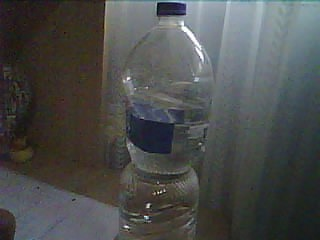
#> input picture segmentation/set/20241222155720.jpg, 320 x 240 px, found by its file name; its folder holds 5 pictures in this run
$ python classical_test.py
#> lines starting #> are read from the running program, lines starting #| are printed output that depends on the picture; after the words box and inside, x2 and y2 are one past the last pixel; in counts of white or black regions, pixels touching at a corner belong together
#> further down, img_cv is the input picture: shape (240, 320, 3); mean B, G, R 75.9, 77.1, 75.6
### segmentation/utils.py
import cv2
import numpy as np
from scipy.spatial import ConvexHull

initial_sigma = 1
initial_threshold1 = 50
initial_threshold2 = 150
kernel = np.ones((5, 5), np.uint8)
min_ratio = 0.25
max_dist = 30


# [22 lines left out: function blur, not called in this run]


def process_image(image):
    """ The main function that process the image

    Args:
        image: The original image

    Returns:
        Convex hull of the segmented object
    """
    gray_image = cv2.cvtColor(image, cv2.COLOR_BGR2GRAY)
    blurred_image = cv2.GaussianBlur(gray_image, (3, 3), initial_sigma)
    # opening = cv2.morphologyEx(blurred_image, cv2.MORPH_OPEN, kernel)
    edges = cv2.Canny(blurred_image, initial_threshold1, initial_threshold2)
    contours, _ = cv2.findContours(edges, cv2.RETR_EXTERNAL, cv2.CHAIN_APPROX_SIMPLE)
    hulls = []
    for contour in contours:
        hull = cv2.convexHull(contour)
        hulls.append(hull)
    modified_hulls = hull_seg(hulls, gray_image.shape)
    return modified_hulls


def merge_two_hulls(hull1, hull2):
    """ Connects two convex hull into one convex hull that containes both

    Args:
        hull1: First hull
        hull2: Second Hull

    Returns:
        Merged convex hull
    """
    combined_points = np.concatenate((hull1, hull2), axis=0)
    return cv2.convexHull(combined_points)


def min_distance(hull1, hull2):
    """ Returns the min distance between 2 convex hulls.

    Args:
        hull1: First hull
        hull2: Second Hull

    Returns:
        The distance between the hulls
    """
    min_dist = float('inf')
    for point1 in hull1:
        for point2 in hull2:
            dist = np.linalg.norm(point1 - point2)
            if dist < min_dist:
                min_dist = dist
    return min_dist


def check_ratio(hull: np.ndarray):
    """ Check if the ratio between the height and the width of the object is reasonable

    Args:
        hull (np.ndarray): The Convex hull we check

    Returns:
        Whether it's ratios are valid for our usecase. (To filter noise in segmentation)
    """
    rect = cv2.minAreaRect(hull)
    w, h = rect[1]
    if w == 0 or h == 0:
        return False
    aspect_ratio = w / h
    return min_ratio < aspect_ratio < (1 / min_ratio)


def hull_in_center(hull, img_shape):
    """ Check whether a convex hull is roughly in the middle of the image

    Args:
        hull: The convex hull
        img_shape: The dimensions of the image

    Returns:
        Whether the hull's center of mass is in between the 1st to 3rd quarters of the width.
    """
    height, width = img_shape
    left_boundary = width / 4
    right_boundary = 3 * width / 4
    center_mass, dim, angle = cv2.minAreaRect(hull)
    x, y = center_mass

    # Check if the hull bounds are within the middle third
    x_condition = left_boundary <= x <= right_boundary
    left_boundary = height / 4
    right_boundary = 3 * height / 4
    y_condition = left_boundary <= y <= right_boundary
    return x_condition


def hull_seg(hulls, img_shape):
    """ Segment Convex hull from preproccessed image to the object estimated hull.

    Args:
        hulls: The convex hulls after canny edge detection
        img_shape: The dimensions of the image

    Returns:
        The segmented hull inside an array.
    """
    merged = True
    while merged:
        merged = False
        largest_hull = None
        largest_area = -1
        for hull in hulls:
            area = cv2.contourArea(hull)
            if area > largest_area and check_ratio(hull):
                largest_area = area
                largest_hull = hull
        if largest_area == -1:
            break

        new_hulls = []
        tmp_hull = largest_hull
        for hull in hulls:
            if not np.array_equal(largest_hull, hull):
                ret, _ = cv2.intersectConvexConvex(tmp_hull, hull)
                d = min_distance(tmp_hull, hull)
                if ret > 0:
                    if check_ratio(hull) and hull_in_center(hull, img_shape):
                        tmp_hull = merge_two_hulls(tmp_hull, hull)
                elif d < max_dist:
                    if check_ratio(hull) and hull_in_center(hull, img_shape):
                        rect = cv2.minAreaRect(hull)
                        w, h = rect[1]
                        if w == 0 or h == 0:
                            continue
                        tmp_hull = merge_two_hulls(tmp_hull, hull)

                else:
                    new_hulls.append(hull)
        new_hulls.append(tmp_hull)
        hulls = new_hulls
    return [tmp_hull]


def project_point_hull(hull: ConvexHull, p):
    """ Project a 2d point onto it's closest point on a convex hull

    Args:
        hull (ConvexHull): The hull we project the point onto
        p : The 2d point

    Returns:
        The projected point on the hull
    """
    min_d = float('inf')
    closest_point = None
    normal = None
    for simplex in hull.simplices:
        p1, p2 = hull.points[simplex]

        edge_vector = p2 - p1
        edge_length = np.linalg.norm(edge_vector)

        edge_direction = edge_vector / edge_length

        p1_to_query = p - p1

        projection_length = np.dot(p1_to_query, edge_direction)

        if 0 <= projection_length <= edge_length:
            projection = p1 + projection_length * edge_direction
        else:
            projection = p1 if np.linalg.norm(p - p1) < np.linalg.norm(p - p2) else p2

        distance = np.linalg.norm(p - projection)

        if distance < min_d:
            closest_point = projection
            min_d = distance
            normal = np.array([-edge_direction[1], edge_direction[0]])
            normal = normal / np.linalg.norm(normal)

    return closest_point, min_d, normal


def cosine_similarity(A, B):
    """Calculated Cosine Similarity between 2 vectors.

    Args:
        A: The first vector
        B: The second vector

    Returns:
        The cosine similarity of A,B.
    """
    dot_product = np.dot(A, B)
    norm_A = np.linalg.norm(A)
    norm_B = np.linalg.norm(B)
    similarity = dot_product / (norm_A * norm_B)
    return similarity


def angle_heuristic(angle):
    """A regularization heuristic to incentivize neutral angles (optimal would be 0 degrees relative to x axis or 180 degrees)

    Args:
        angle: The angle on which we return the heuristic

    Returns:
        The heuristic value for the given angle.
    """
    return (abs(np.pi / 2 - (angle % np.pi)) - np.pi / 2) / np.pi


def in_hull(p, hull: ConvexHull):
    """ Returns whether a point is in the convex hull.

    Args:
        p: The point
        hull (ConvexHull): The convex hull

    Returns:
        True if p is inside hull
    """
    return hull.find_simplex(p) >= 0


def find_best_angle(hull, center, radius):
    """ Compares discrete set of angles and returns the one with the lowest angle heuristic+
     +maximal simalrity of the angle with the normal of the object's convex hull. It is also requiring the angle to make sure the arm wont intersect the object.

    Args:
        hull: The object's convex hull
        center (_type_): center of the arm
        radius (_type_): The rotation radius of the arm

    Returns:
        The best angle out of the set.
    """
    from scipy.spatial import Delaunay
    del_hull = Delaunay(hull.points)
    best_angle = 0
    best_similarity = float('-inf')
    for angle in range(-180, 15, 15):
        angle_radians = angle * np.pi / 180
        normal = np.array([np.cos(angle_radians), np.sin(angle_radians)])
        if in_hull(center + radius * normal, del_hull):
            continue

        p, d, hull_normal = project_point_hull(hull, normal)
        similarity = abs(cosine_similarity(normal, hull_normal))
        print(f'angle {angle} similarity {similarity} angle heuristic {angle_heuristic(angle_radians)}')
        if similarity + angle_heuristic(angle_radians) > best_similarity + angle_heuristic(best_angle):
            print(f'best angle {angle} similarity {similarity} angle heuristic {angle_heuristic(angle_radians)}')

            best_angle = angle_radians
            best_similarity = similarity

    return best_angle, best_similarity


def sample_hull(hull, sample_size=3):
    """ Sample points from a convex hull

    Args:
        hull: The hull we sample from
        sample_size: How many points we sample. Defaults to 3.

    Returns:
        The sampled points
    """
    return hull.squeeze()[np.random.choice(hull.shape[0], size=sample_size)]


print(cv2.GaussianBlur(np.array([[0, 0, 0],
                                 [0, 100, 0],
                                 [0, 0, 00]], dtype=np.uint8), (3, 3), 1))
kernel = cv2.getGaussianKernel(3, 1.0)

# Convert to 2D kernel by multiplying it by its transpose
kernel_2d = kernel @ kernel.T

# Print the 3x3 kernel
print(kernel_2d)

### segmentation/classical_test.py
import cv2
import time
import matplotlib.pyplot as plt
import numpy as np
import os
from scipy.spatial import ConvexHull

import utils
from utils import hull_seg, process_image

images = os.listdir('.\set')
images = [os.path.join('.\set', img) for img in images]
# Initial parameters
initial_sigma = 1
initial_threshold1 = 50
initial_threshold2 = 150
kernel = np.ones((5, 5), np.uint8)
min_ratio = 0.1
max_dist = 10


def contour_image(image):
    # Create the figure and axes
    fig, (ax_original, ax_edges, ax_hull, ax_seg) = plt.subplots(1, 4, figsize=(10, 5))
    gray_image = cv2.cvtColor(image, cv2.COLOR_BGR2GRAY)
    blurred_image = cv2.GaussianBlur(gray_image, (3, 3), initial_sigma)
    # opening = cv2.morphologyEx(blurred_image, cv2.MORPH_OPEN, kernel)

    # Display the original image
    ax_original.set_title('Original Image')
    ax_original.imshow(image, cmap='gray')
    ax_original.axis('off')

    edges = cv2.Canny(blurred_image, initial_threshold1, initial_threshold2)
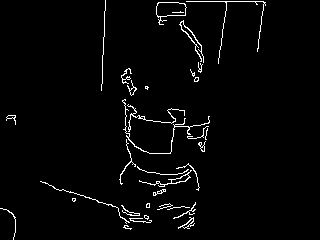
#> edges: shape (240, 320); 2.6% white in thin lines or dots, all inside (x1, y1, x2, y2) = (0, 0, 266, 240)

    ax_edges.set_title('Canny Edges')
    ax_edges.imshow(edges, cmap='gray')
    ax_edges.axis('off')

    convex_hull_image = np.zeros_like(edges)
    contours, _ = cv2.findContours(edges, cv2.RETR_EXTERNAL, cv2.CHAIN_APPROX_SIMPLE)
#> contours = 33 contours, 23 with area under 20; largest, box (x1, y1, x2, y2) and area: (156, 2, 187, 25) 381, (139, 170, 192, 187) 98, (178, 217, 195, 229) 44, (179, 20, 204, 63) 40, (127, 104, 185, 132) 36
    hulls = []
    for contour in contours:
        hull = cv2.convexHull(contour)
        hulls.append(hull)
        cv2.drawContours(convex_hull_image, [hull], -1, 255, thickness=1)
#> this loop made 33 passes
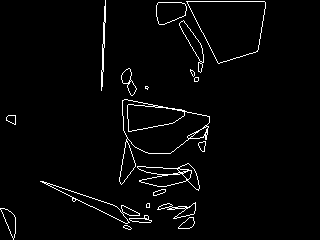
#> convex_hull_image: shape (240, 320); 2.7% white in thin lines or dots, all inside (x1, y1, x2, y2) = (0, 0, 266, 240)
#> after the loop, hulls = 33 contours, 8 with area under 20; largest, box (x1, y1, x2, y2) and area: (186, 1, 266, 64) 3402, (122, 99, 210, 154) 3143, (127, 104, 185, 132) 1054, (40, 181, 130, 224) 597, (156, 2, 187, 25) 524

    ax_hull.set_title('Hull')
    ax_hull.imshow(convex_hull_image, cmap='gray')
    ax_hull.axis('off')

    segmentation_display = np.zeros_like(edges)
    modified_hulls = hull_seg(hulls, segmentation_display.shape)
#> the loop in hull_seg, `while merged:` made 1 pass
#> modified_hulls = 1 contour; box (x1, y1, x2, y2) and area: (156, 1, 266, 82) 6206
    for hull in modified_hulls:
        cv2.drawContours(segmentation_display, [hull], -1, 255, thickness=1)
#> this loop made 1 pass
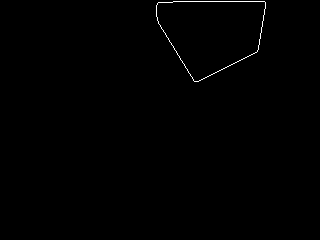
#> segmentation_display: shape (240, 320); 0.39% white in thin lines or dots, all inside (x1, y1, x2, y2) = (156, 1, 266, 82)

    ax_seg.set_title('segment')
    ax_seg.imshow(segmentation_display, cmap='gray')
    ax_seg.axis('off')
    ##Display the interactive plot
    plt.tight_layout()
    plt.show()


for img in images:
    img_cv = cv2.imread(img)
    img_cv = cv2.cvtColor(img_cv, cv2.COLOR_BGR2RGB)
    contour_image(img_cv)
#> pass 2 of the loop `for img in images:`:
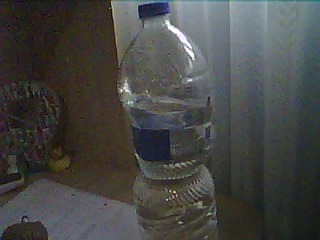
#> input picture segmentation/set/20241222155726.jpg, 320 x 240 px, found by its file name
#> img_cv is the input picture: shape (240, 320, 3); mean B, G, R 68.5, 70.5, 70.1
#> in contour_image (call 2), `edges = cv2.Canny(blurred_image, initial_threshold1, initial_threshold2)`:
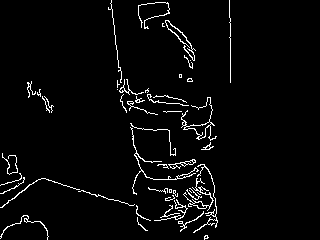
#> edges: shape (240, 320); 3.5% white in thin lines or dots, all inside (x1, y1, x2, y2) = (0, 0, 231, 240)
#> contours = 50 contours, 39 with area under 20; largest, box (x1, y1, x2, y2) and area: (181, 97, 217, 141) 195, (183, 178, 214, 211) 85, (168, 159, 196, 169) 73, (165, 20, 196, 61) 46, (130, 127, 199, 195) 41
#> the loop in contour_image (call 2), `for contour in contours:` made 50 passes
#> hull on passes 27, 36, 40, 44, 46, 49: [[181, 111], [166, 112], [163, 111]], [[117, 89]], [[119, 84], [117, 87], [117, 80]], [[190, 60]], [[163, 23], [164, 26], [162, 26], [162, 23]], [[229, 0], [230, 18], [230, 82], [229, 37]]
#> after the loop in contour_image (call 2), `for contour in contours:`: hulls = 50 contours, 14 with area under 20; largest, box (x1, y1, x2, y2) and area: (130, 127, 199, 195) 2400, (193, 164, 218, 233) 1230, (181, 97, 217, 141) 1076, (0, 178, 80, 208) 880, (0, 215, 49, 240) 807
#> the loop in hull_seg (call 2), `while merged:` made 1 pass
#> modified_hulls = 1 contour; box (x1, y1, x2, y2) and area: (117, 55, 218, 233) 13827
#> the loop in contour_image (call 2), `for hull in modified_hulls:` made 1 pass
#> after the loop in contour_image (call 2), `for hull in modified_hulls:`:
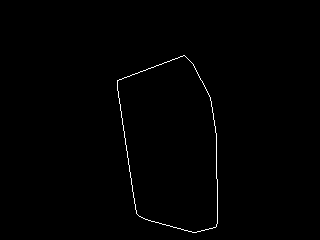
#> segmentation_display: shape (240, 320); 0.59% white in thin lines or dots, all inside (x1, y1, x2, y2) = (117, 55, 218, 233)
#> pass 3 of the loop `for img in images:`:
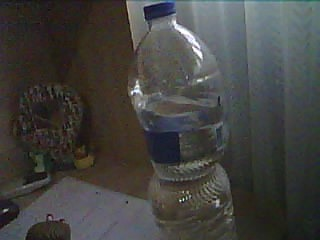
#> input picture segmentation/set/20241222155729.jpg, 320 x 240 px, found by its file name
#> img_cv is the input picture: shape (240, 320, 3); mean B, G, R 64.2, 66.8, 67.3
#> in contour_image (call 3), `edges = cv2.Canny(blurred_image, initial_threshold1, initial_threshold2)`:
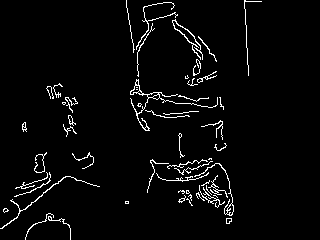
#> edges: shape (240, 320); 3.5% white in thin lines or dots, all inside (x1, y1, x2, y2) = (0, 0, 262, 240)
#> contours = 53 contours, 43 with area under 20; largest, box (x1, y1, x2, y2) and area: (130, 79, 218, 131) 178, (194, 163, 234, 216) 76, (0, 176, 100, 229) 50, (172, 19, 203, 60) 50, (68, 115, 76, 126) 28
#> the loop in contour_image (call 3), `for contour in contours:` made 53 passes
#> hull on passes 9, 13, 25, 53: [[191, 195], [191, 200], [188, 196], [190, 194]], [[211, 194], [206, 189], [206, 185]], [[211, 158], [211, 159], [208, 159], [209, 158]], [[134, 49], [133, 52], [126, 7], [126, 0]]
#> after the loop in contour_image (call 3), `for contour in contours:`: hulls = 53 contours, 13 with area under 20; largest, box (x1, y1, x2, y2) and area: (130, 79, 218, 131) 2661, (0, 176, 100, 229) 1930, (194, 163, 234, 216) 1097, (136, 2, 178, 50) 1001, (244, 0, 262, 76) 666
#> the loop in contour_image (call 3), `for hull in modified_hulls:` made 1 pass
#> after the loop in contour_image (call 3), `for hull in modified_hulls:`:
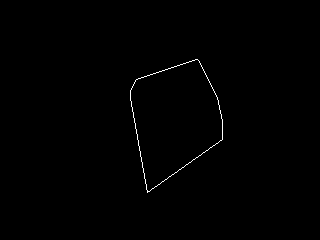
#> segmentation_display: shape (240, 320); 0.43% white in thin lines or dots, all inside (x1, y1, x2, y2) = (130, 59, 223, 193)
#> the loop made 5 passes; the first 3 are shown

# exit()
def draw_circle(image, center, radius, color=(255, 255, 255), thickness=2):
    return cv2.circle(image, center, radius, color, thickness)


# Create a blank image
mug_img = cv2.imread('set/cup.jpg')
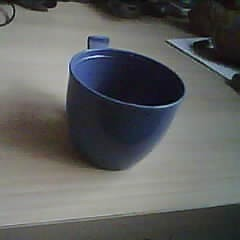
#> input picture segmentation/set/cup.jpg, 240 x 240 px
#> mug_img is the input picture: shape (240, 240, 3); mean B, G, R 95.6, 96.3, 95
contour_image(mug_img)
#> in contour_image (call 6), `edges = cv2.Canny(blurred_image, initial_threshold1, initial_threshold2)`: edges: shape (240, 240); 3.3% white in thin lines or dots
#> the loop in contour_image (call 6), `for contour in contours:` made 18 passes
#> contour on pass 4: [[71, 65], [71, 70]]
#> after the loop in contour_image (call 6), `for contour in contours:`: convex_hull_image: shape (240, 240); 4% white in thin lines or dots
#> the loop in contour_image (call 6), `for hull in modified_hulls:` made 1 pass
#> after the loop in contour_image (call 6), `for hull in modified_hulls:`:
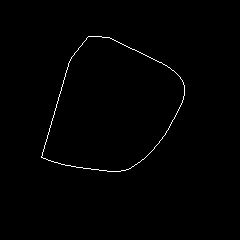
#> segmentation_display: shape (240, 240); 0.69% white in thin lines or dots, all inside (x1, y1, x2, y2) = (41, 36, 185, 172)
start = time.time()
image = np.zeros_like(mug_img)
mug_object = process_image(mug_img)
#> the loop in process_image, `for contour in contours:` made 18 passes

end = time.time()
print(str(end - start) + 's')
# Define the center and radius
center = mug_img.shape[1] // 2 , mug_img.shape[0] // 2
radius = 100

# Draw the circle on the image
image_with_circle = draw_circle(image, center, radius, color=(0, 255, 0), thickness=3)
grip_angle, similarity = 0, 0
points = []
for hull in mug_object:
    points = (utils.sample_hull(hull))
    cv2.drawContours(image_with_circle, [hull], -1, 255, thickness=1)
    grip_angle, similarity = utils.find_best_angle(ConvexHull(hull.squeeze()), center, radius)
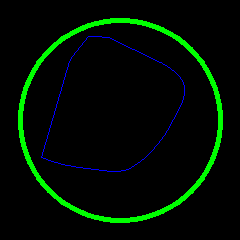
#> image_with_circle: shape (240, 240, 3); mean of channels 0, 1, 2 1.8, 13.9, 0; drawn as B, G, R


# Convert from BGR to RGB for matplotlib
image_with_circle_rgb = cv2.cvtColor(image_with_circle, cv2.COLOR_BGR2RGB)

cv2.line(image_with_circle_rgb, center,
         np.round(center + radius * np.array([np.cos(grip_angle), np.sin(grip_angle)])).astype(int),
         (255, 0, 0), 5)
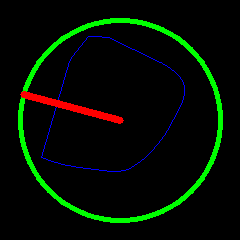
#> image_with_circle_rgb: shape (240, 240, 3); mean R, G, B 3.3, 13.8, 1.7
# Display using matplotlib
plt.imshow(image_with_circle_rgb)
plt.axis("off")  # Hide axes
plt.show()
print(f'points on the hull are: {points}')
#| points on the hull are: [[116 171]
#|  [ 62 164]
#|  [ 95  36]]
